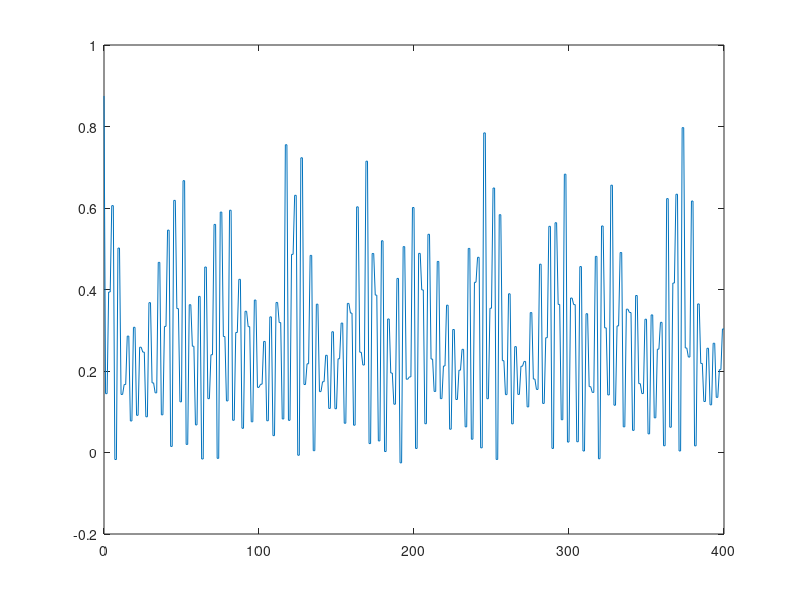

MATLAB code for this plot:
clear;
clc;
format long
tic;

%% paramter
myseed = 1;
rng(myseed)

L = 8;
num_T = 200;
T = 0:2*num_T;
nT = 2*num_T+1;
len = 2^L;
g0 = pi/2+0.0;
J0 = -1;
g1 = pi/2+0.1;

sigmaz = [1;-1];
sigmax = [0 1;1 0];
I2 = eye(2);
II2 = ones(2);

%% construction of Hamiltonian and observable
Hxx = zeros(len);
for i = 1:L-1
    Hxx_temp = eye(2^(i-1));
    Hxx_temp = kron(Hxx_temp, sigmax);
    Hxx_temp = kron(Hxx_temp, sigmax);
    Hxx_temp = kron(Hxx_temp, eye(2^(L-i-1)));
    Hxx = Hxx + Hxx_temp;
end
% PBC
Hxx_temp = sigmax;
Hxx_temp = kron(Hxx_temp, eye(2^(L-2)));
Hxx_temp = kron(Hxx_temp, sigmax);
Hxx = Hxx + Hxx_temp;

Hz = zeros(len,1);
matrix_sx = cell(L,1);
for i = 1:L
    Hz_temp = ones(2^(i-1),1);
    Hz_temp = kron(Hz_temp,sigmaz);
    Hz_temp = kron(Hz_temp,ones(2^(L-i),1));
    Hz = Hz + Hz_temp;

    sx_temp = eye(2^(i-1));
    sx_temp = kron(sx_temp,sigmax);
    sx_temp = kron(sx_temp,eye(2^(L-i)));
    matrix_sx{i} = sx_temp;
end

%% time evolution

[V0,D0] = eig(J0*Hxx+g0*diag(Hz));
phi0 = V0(:,1);
e_GS = D0(1,1);

phi = phi0;
phit_store = zeros(len,nT);
phit_store(:,1) = phi0;

[Vx,Dx] = eig(J0*Hxx);
ex = diag(Dx);

trans_z = exp(-1i*g1*Hz);
trans_x = exp(-1i*ex);

for i = 1:num_T
    % Hxx
    temp = Vx'*phi;
    trans = trans_x;
    temp = temp.*trans;
    phi = Vx*temp;
    phit_store(:,2*i) = phi;

    % Hz
    phi = trans_z.*phi;
    phit_store(:,2*i+1) = phi;
end

%% calculate observable

Msz1sz2 = kron(sigmaz,sigmaz);
Msz1sz2 = kron(Msz1sz2,ones(2^(L-2),1));
sz1sz2 = sum(conj(phit_store).*(Msz1sz2.*phit_store));

% sx = zeros(L,nT);
% for i = 1:L
%     sx(i,:) = sum(conj(phit_store).*(matrix_sx{i}*phit_store));
% end
% sx_mean = sum(sx)/L;

figure;
set(gcf, 'position', [250 70 1400 900]);
% subplot(2,1,1)
plot(T,sz1sz2);
% subplot(2,1,2)
% plot(T,sx_mean);

toc;
